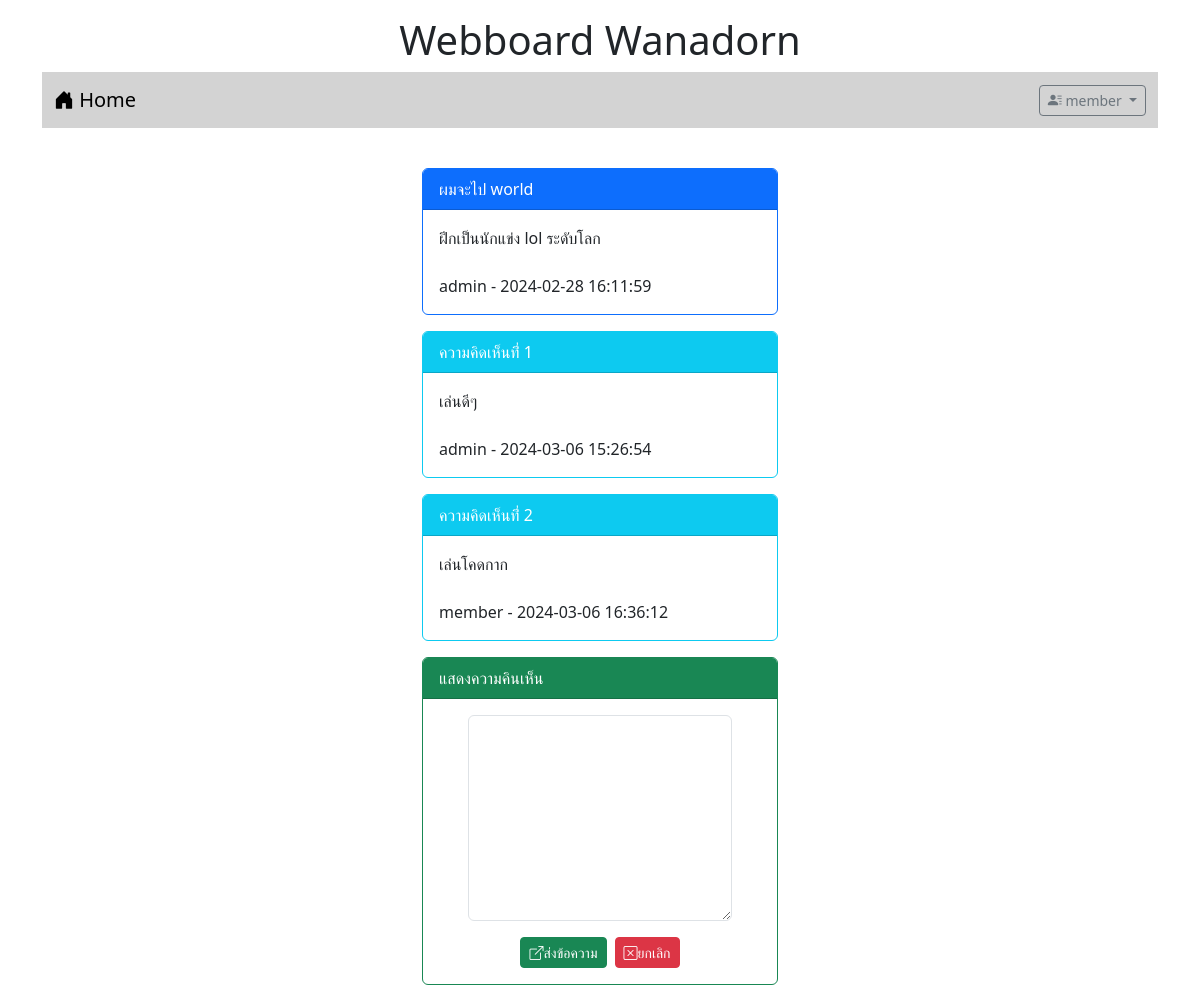
The app's page /post.php?id=2 (signed in) with its own data.
### tables this page shows
CREATE TABLE `post` (
  `id` int(11) NOT NULL,
  `title` varchar(128) NOT NULL,
  `content` varchar(2048) NOT NULL,
  `post_date` datetime NOT NULL,
  `cat_id` int(11) NOT NULL,
  `user_id` int(11) NOT NULL
);

CREATE TABLE `user` (
  `id` int(11) NOT NULL,
  `login` varchar(32) NOT NULL,
  `password` varchar(64) NOT NULL,
  `name` varchar(64) NOT NULL,
  `gender` char(1) NOT NULL,
  `email` varchar(32) NOT NULL,
  `role` char(1) NOT NULL
);

CREATE TABLE `comment` (
  `id` int(11) NOT NULL,
  `content` varchar(20148) NOT NULL,
  `post_date` datetime NOT NULL,
  `user_id` int(11) NOT NULL,
  `post_id` int(11) NOT NULL
);

### post.php (the view, shortened to what this page needs)
<!DOCTYPE html>
<html lang="en">
<head>
    <link rel="stylesheet" href="bootstrap-5.3.2-dist/css/bootstrap.min.css">
    <link rel="stylesheet" href="https://cdn.jsdelivr.net/npm/bootstrap-icons@1.11.3/font/bootstrap-icons.min.css">
</head>
<body>
    <div class="container">
        <h1 style="text-align: center;" class="mt-3">Webboard Wanadorn</h1>
        <?php include "nav.php" ?>
        <div class="row mt-4">
            <div class="col-lg-4 col-md-3 col-sm-2 col-1"></div>
            <div class="col-lg-4 col-md-6 col-sm-8 col-10">
                <?php
                    $conn=new PDO("mysql:host=localhost;dbname=webboard;charset=utf8","root","");
                    $sql="SELECT post.title,post.content,post.post_date,user.login FROM post
                    INNER JOIN user ON (post.user_id=user.id) WHERE post.id=$_GET[id]";
                    $result=$conn->query($sql);
                    while($row=$result->fetch()){
                        echo "<div class='card border-primary mt-3'>
                        <div class='card-header bg-primary text-white'>$row[0]</div>
                        <div class='card-body'>
                                $row[1]<br><br>$row[3] - $row[2]
                            </div>
                        </div>";
                    }
                ?>
                <?php
                    $sql="SELECT comment.content,comment.post_date,user.login FROM comment
                    INNER JOIN user ON (comment.user_id=user.id) WHERE comment.post_id=$_GET[id] ";
                    $result=$conn->query($sql);
                    $i=1;
                    while($row=$result->fetch()){
                        echo "<div class='card border-info mt-3'>
                        <div class='card-header bg-info text-white'>ความคิดเห็นที่่ $i</div>
                        <div class='card-body'>
                                $row[0]<br><br>$row[2] - $row[1]
                            </div>
                        </div>";
                        $i++;
                    }
                ?>
                <?php if(isset($_SESSION["id"])){ ?>
                    <div class="card border-success mt-3">
                        <div class="card-header bg-success text-white">แสดงความคินเห็น</div>
                        <div class="card-body">
                            <form action="post_save.php" method="post">
                                <div class="row mb-3 justify-content-center">
                                    <div class="col-lg-10">
                                        <textarea name="comment" class="form-control" rows="8" required></textarea>
                                    </div>
                                </div>
                                <div class="row">
                                    <div class="col-lg-12 d-flex justify-content-center">
                                        <button type="submit" class="btn btn-success btn-sm text-white"><i class="bi bi-box-arrow-up-right"></i>ส่งข้อความ</button>
                                        <button type="reset" class="btn btn-danger btn-sm ms-2"><i class="bi bi-x-square"></i>ยกเลิก</button>
                                    </div>
                                </div>
                            </form>
                        </div>
                    </div>
                <?php } ?>
            </div>
            <div class="col-lg-4 col-md-3 col-sm-2 col-1"></div>
        </div>
    </div>
</body>
</html>

### records on screen
post: title "ผมจะไป world", content "ฝึกเป็นนักแข่ง lol ระดับโลก", user.login "admin", post_date "2024-02-28 16:11:59"
comment: content "เล่นดีๆ", user.login "admin", post_date "2024-03-06 15:26:54"
comment: content "เล่นโคดกาก", user.login "member", post_date "2024-03-06 16:36:12"

### other values on screen
$_SESSION["username"] "member"
